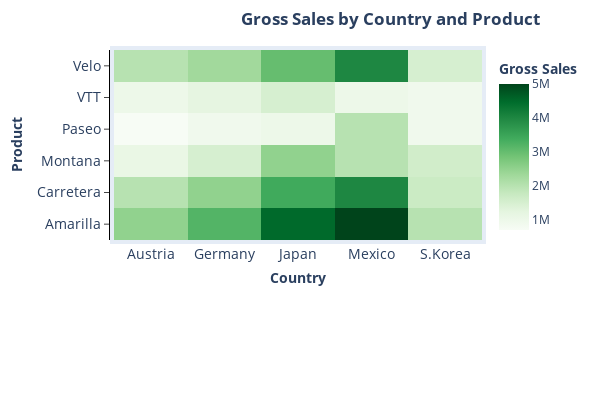

Notebook source saved alongside this figure:
### Code cell
fig_pie = go.Figure(
            data=go.Heatmap(
                    z=new_df,
                    x=new_df.columns,
                    y=new_df.index,
                    colorscale='greens',
                    colorbar={"title": '<b>Gross Sales'}))

fig_pie.update_layout(
    title_text='<b>Gross Sales by Country and Product',
    title_x=0.9,
    xaxis=dict(
        title='<b>Country',
        titlefont_size=14,
        tickfont_size=14,
    ),
    yaxis=dict(
        title='<b>Product',
        titlefont_size=14,
        tickfont_size=14,
        ticks='outside',
        showline=True,
        linewidth=1,
        linecolor='black',
    ),
    autosize=False,
    width=600,
    height=400,
    margin=dict(
        l=100,
        r=50,
        b=160,
        t=50,
        pad=4
    )
)

### Figure 1 — Plotly figure (JSON) as saved in the notebook; plotly's stock layout.template omitted (floating-point values rounded to 4 significant figures)
{"data": [{"colorbar": {"title": {"text": "<b>Gross Sales"}}, "colorscale": [[0, "rgb(247,252,245)"], [0.125, "rgb(229,245,224)"], [0.25, "rgb(199,233,192)"], [0.375, "rgb(161,217,155)"], [0.5, "rgb(116,196,118)"], [0.625, "rgb(65,171,93)"], [0.75, "rgb(35,139,69)"], [0.875, "rgb(0,109,44)"], [1, "rgb(0,68,27)"]], "type": "heatmap", "x": ["Austria", "Germany", "Japan", "Mexico", "S.Korea"], "y": ["Amarilla", "Carretera", "Montana", "Paseo", "VTT", "Velo"], "z": [[2500000, 3200000, 4500000, 5000000, 2000000], [2000000, 2500000, 3400000, 4000000, 1700000], [1100000, 1500000, 2500000, 2000000, 1600000], [700000, 900000, 1000000, 2000000, 900000], [1000000, 1200000, 1500000, 1000000, 900000], [2000000, 2300000, 3000000, 4000000, 1500000]]}], "layout": {"autosize": false, "height": 400, "margin": {"b": 160, "l": 100, "pad": 4, "r": 50, "t": 50}, "title": {"text": "<b>Gross Sales by Country and Product", "x": 0.9}, "width": 600, "xaxis": {"autorange": true, "range": [-0.5, 4.5], "tickfont": {"size": 14}, "title": {"font": {"size": 14}, "text": "<b>Country"}, "type": "category"}, "yaxis": {"autorange": true, "linecolor": "black", "linewidth": 1, "range": [-0.5, 5.5], "showline": true, "tickfont": {"size": 14}, "ticks": "outside", "title": {"font": {"size": 14}, "text": "<b>Product"}, "type": "category"}}}
